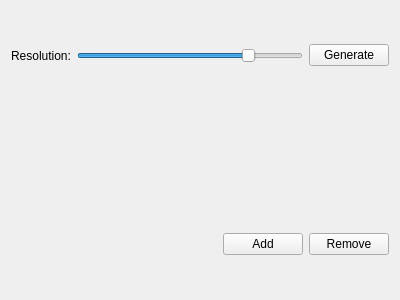
<?xml version="1.0" encoding="UTF-8"?>
<ui version="4.0">
 <class>AllowedCollisionMatrixEditorWidget</class>
 <widget class="QWidget" name="AllowedCollisionMatrixEditorWidget">
  <property name="geometry">
   <rect>
    <x>0</x>
    <y>0</y>
    <width>400</width>
    <height>300</height>
   </rect>
  </property>
  <property name="sizePolicy">
   <sizepolicy hsizetype="Expanding" vsizetype="Expanding">
    <horstretch>0</horstretch>
    <verstretch>0</verstretch>
   </sizepolicy>
  </property>
  <property name="windowTitle">
   <string>Form</string>
  </property>
  <layout class="QVBoxLayout" name="verticalLayout">
   <property name="sizeConstraint">
    <enum>QLayout::SetNoConstraint</enum>
   </property>
   <item>
    <widget class="QFrame" name="frame">
     <property name="frameShape">
      <enum>QFrame::NoFrame</enum>
     </property>
     <property name="frameShadow">
      <enum>QFrame::Raised</enum>
     </property>
     <property name="lineWidth">
      <number>1</number>
     </property>
     <layout class="QHBoxLayout" name="horizontalLayout">
      <property name="leftMargin">
       <number>0</number>
      </property>
      <property name="topMargin">
       <number>0</number>
      </property>
      <property name="rightMargin">
       <number>0</number>
      </property>
      <property name="bottomMargin">
       <number>0</number>
      </property>
      <item>
       <widget class="QLabel" name="resolutionLabel">
        <property name="text">
         <string>Resolution:</string>
        </property>
       </widget>
      </item>
      <item>
       <widget class="QSlider" name="resolutionSlider">
        <property name="minimum">
         <number>1000</number>
        </property>
        <property name="maximum">
         <number>10000</number>
        </property>
        <property name="value">
         <number>8000</number>
        </property>
        <property name="orientation">
         <enum>Qt::Horizontal</enum>
        </property>
       </widget>
      </item>
      <item>
       <widget class="QPushButton" name="generatePushButton">
        <property name="minimumSize">
         <size>
          <width>80</width>
          <height>0</height>
         </size>
        </property>
        <property name="text">
         <string>Generate</string>
        </property>
       </widget>
      </item>
     </layout>
    </widget>
   </item>
   <item>
    <widget class="tesseract_gui::AllowedCollisionMatrixWidget" name="acm_widget" native="true"/>
   </item>
   <item>
    <widget class="QFrame" name="frame_2">
     <property name="frameShape">
      <enum>QFrame::NoFrame</enum>
     </property>
     <property name="frameShadow">
      <enum>QFrame::Raised</enum>
     </property>
     <layout class="QHBoxLayout" name="horizontalLayout_2">
      <property name="leftMargin">
       <number>0</number>
      </property>
      <property name="topMargin">
       <number>0</number>
      </property>
      <property name="rightMargin">
       <number>0</number>
      </property>
      <property name="bottomMargin">
       <number>0</number>
      </property>
      <item>
       <spacer name="horizontalSpacer">
        <property name="orientation">
         <enum>Qt::Horizontal</enum>
        </property>
        <property name="sizeHint" stdset="0">
         <size>
          <width>40</width>
          <height>20</height>
         </size>
        </property>
       </spacer>
      </item>
      <item>
       <widget class="QPushButton" name="addPushButton">
        <property name="minimumSize">
         <size>
          <width>80</width>
          <height>0</height>
         </size>
        </property>
        <property name="text">
         <string>Add</string>
        </property>
       </widget>
      </item>
      <item>
       <widget class="QPushButton" name="removePushButton">
        <property name="minimumSize">
         <size>
          <width>80</width>
          <height>0</height>
         </size>
        </property>
        <property name="text">
         <string>Remove</string>
        </property>
       </widget>
      </item>
     </layout>
    </widget>
   </item>
  </layout>
 </widget>
 <customwidgets>
  <customwidget>
   <class>tesseract_gui::AllowedCollisionMatrixWidget</class>
   <extends>QWidget</extends>
   <header>tesseract_qt/acm/allowed_collision_matrix_widget.h</header>
   <container>1</container>
  </customwidget>
 </customwidgets>
 <resources/>
 <connections/>
</ui>
